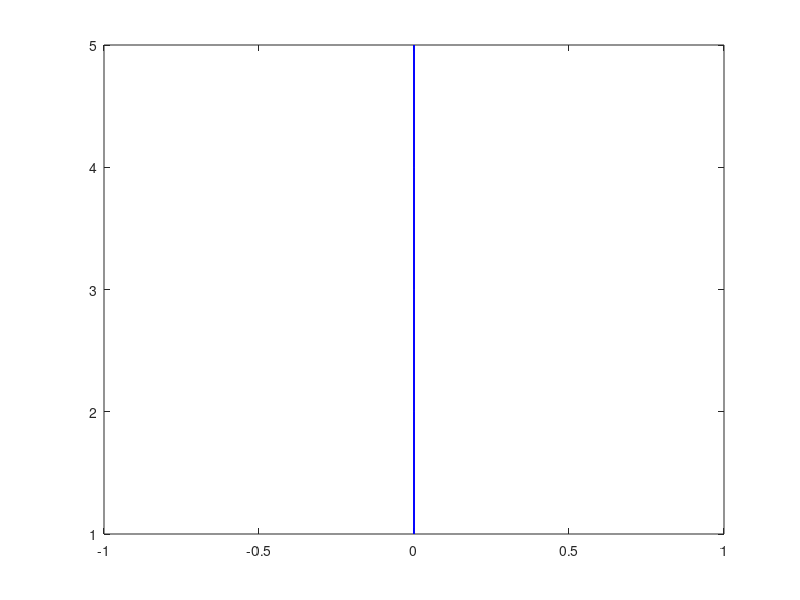

The MATLAB source for this figure:
%Constraints
%{
plot(x1,y1,'r');
hold on
plot(x2,y2,'b');
hold on
plot(x3,y,'g');
hold on
plot(x4,y4,'p');
hold on
plot(x5,y5,'g');
hold on
plot(x6,y6,'g');
hold off
%}
plot(zeros(5),[1 2 3 4 5],'b');

